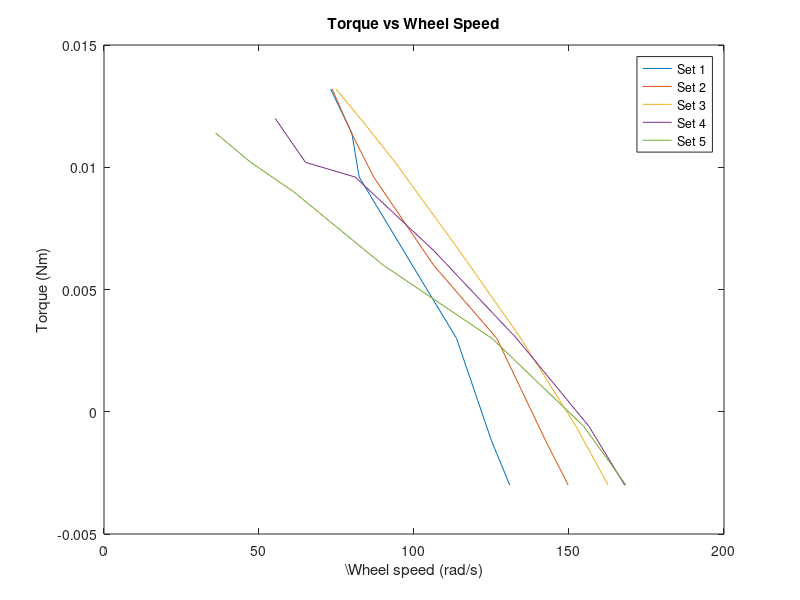

Write MATLAB code to recreate this figure. (Note: this script raises an error after producing the figure.)
clc
clear
close all

set(0,'DefaultFigureWindowStyle','docked')

%% Data
set(1).p = 0.5;                                                 % bar
set(1).q = 0.5173;                                              % L/s
set(1).m = [0, 100, 300, 500, 700, 800, 900];                   % g
set(1).springm = [0.1, 0.14, 0.2, 0.3, 0.38, 0.42, 0.46];       % kg
set(1).wheel = [1250, 1194, 1086, 949.5, 786, 763.4, 698];      % rpm

set(2).p = 0.7;                                                 % bar
set(2).q = 0.5284;                                              % L/s
set(2).m = [0, 100, 300, 500, 700, 800, 900];                   % g
set(2).springm = [0.1, 0.14, 0.2, 0.3, 0.38, 0.42, 0.46];       % kg
set(2).wheel = [1430, 1361,1210, 1015, 830.7, 762.2, 702.8];    % rpm

set(3).p = 0.9;                                                 % bar
set(3).q = 0.4381;                                              % L/s
set(3).m = [0, 100, 300, 500, 700, 800, 900];                   % g
set(3).springm = [0.1, 0.12, 0.2, 0.28, 0.36, 0.41, 0.46];      % kg
set(3).wheel = [1553, 1454, 1284, 1094, 897, 807.7, 714.7];     % rpm

set(4).p = 1.1;                                                 % bar
set(4).q = 0.3721;                                              % L/s
set(4).m = [0, 100, 300, 500, 700, 800, 900];                   % g
set(4).springm = [0.1, 0.12, 0.2, 0.28, 0.38, 0.46, 0.5];       % kg
set(4).wheel = [1604, 1494, 1271, 1015, 773.6, 620.7, 527.3];   % rpm

set(5).p = 1.3;                                                 % bar
set(5).q = 0.303;                                               % L/s
set(5).m = [0, 100, 300, 500, 700, 800, 900];                   % g
set(5).springm = [0.1, 0.12, 0.2, 0.3, 0.4, 0.46, 0.52];        % kg
set(5).wheel = [1608, 1478, 1195, 859.7, 584, 452.1, 343.7];    % rpm


breakwheel_r = (60e-3)/2; % m

%% 1
convq = 1/1000;          % m^3/s
convp = 1e5;             % Pa
convm = 1e-3;            % kg
convwheel = (2*pi())/60; % rad/s

figure;

for i = 1 : length(set)
    set(i).p = set(i).p .* convp;
    set(i).m = set(i).m .* convm;
    set(i).q = set(i).q .* convq;
    set(i).wheel = set(i).wheel .* convwheel;
    set(i).T = zeros(1, length(set(i).m));

    % for j = 1 : length(set(i).m)
    %     set(i).T(j) = ( set(i).m(j) - set(i).springm(j) ) * breakwheel_r;
    % end

    set(i).T = ( set(i).m - set(i).springm ) * breakwheel_r;

    plot(set(i).wheel, set(i).T)
    hold on 

end

title('Torque vs Wheel Speed')
xlabel('\Wheel speed (rad/s)')
ylabel('Torque (Nm)')
legend('Set 1', 'Set 2', 'Set 3', 'Set 4', 'Set 5')
hold off

%% 2
for i = 1 : length(set)
    set(i).p_i = set(i).p * set(i).q;
    disp("Set " + i + " Power input = " + set(i).p_i + " Watts")
end

disp(" ")

%% 3
figure;

for i = 1 : length(set)
    set(i).p_o = set(i).T .* set(i).wheel;
    plot(set(i).wheel, set(i).p_o)
    hold on
end

title('Power Output vs Wheel Speed')
xlabel('Wheel speed (rad/s)')
ylabel('Power Output (W)')
legend('Set 1', 'Set 2', 'Set 3', 'Set 4', 'Set 5')
hold off

disp(" ")


%% 4

figure;

for i = 1 : length(set)
    set(i).eff = set(i).p_o ./ set(i).p_i;
    plot(set(i).wheel, set(i).eff)
    hold on
end

title('Efficiency vs Wheel Speed')
xlabel('Wheel speed (rad/s)')
ylabel('Efficiency, \eta (%)')
legend('Set 1', 'Set 2', 'Set 3', 'Set 4', 'Set 5')
hold off

disp(" ")

%% 5
tach_u = [1248, 1254, 1263, 1247, 1240, 1241, 1245, 1245, 1244, 1240]; % rpm
tach_u = tach_u * convwheel;
x_bar = mean(tach_u);
N = length(tach_u);
x_sum = zeros(1, length(tach_u));

for i = 1 : N
    x_sum(i) = (tach_u(i) - x_bar)^2
end

x_sum = sum(x_sum)

s_x = sqrt( (1/(N-1))*(x_sum) )

s_x_bar = s_x/sqrt(N)

DoF = N - 1

t_95 = 2.262

e_ep = sqrt((t_95*s_x_bar)^2)

figure;

for i = 1 : length(set)
    set(i).u_x = sqrt((t_95*s_x_bar)^2) .* set(i).eff;
    plot(set(i).wheel, set(i).eff)
    hold on
    errorbar(set(i).wheel, set(i).eff, e_ep)
end